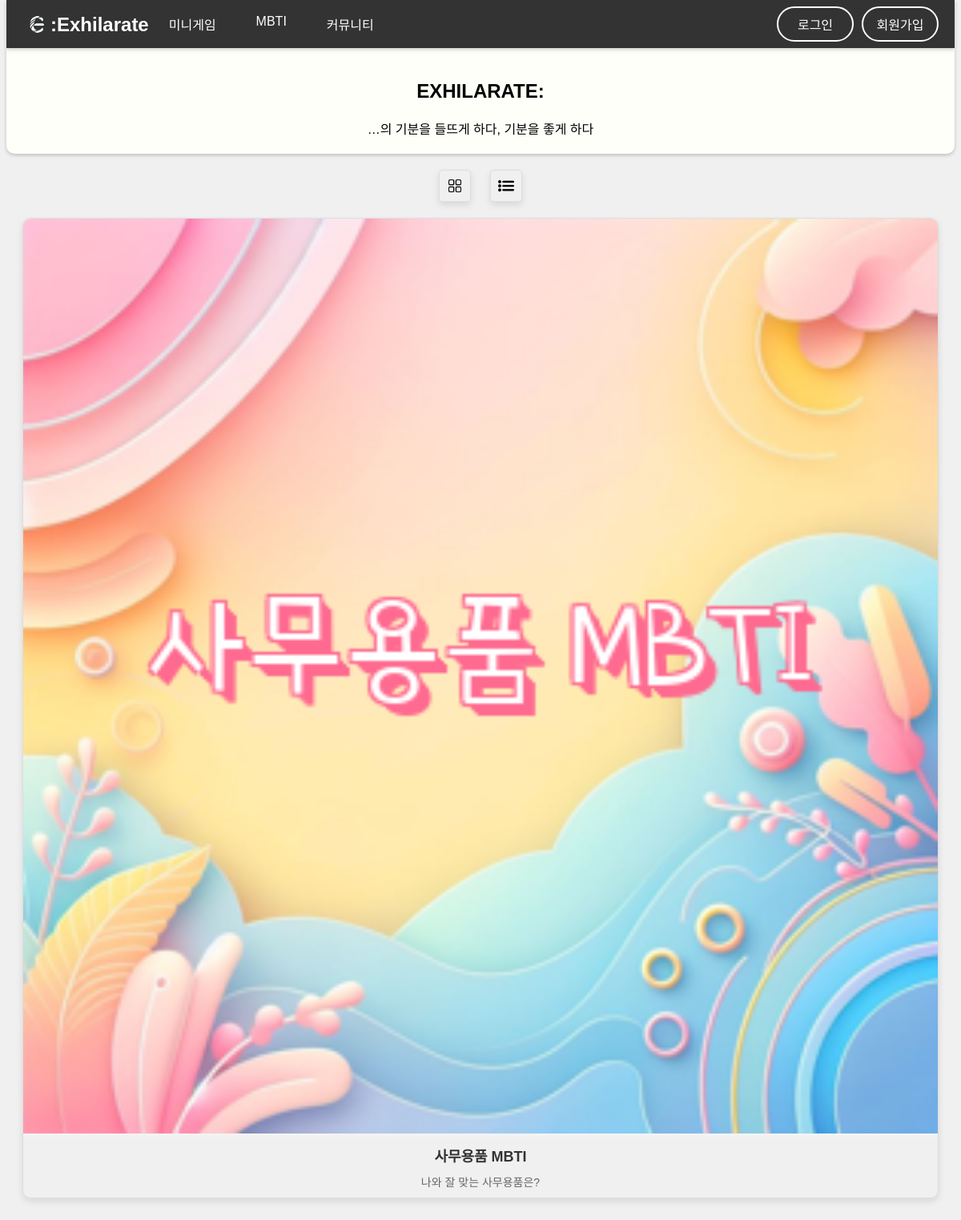
The page /mbti on the database as committed earlier.
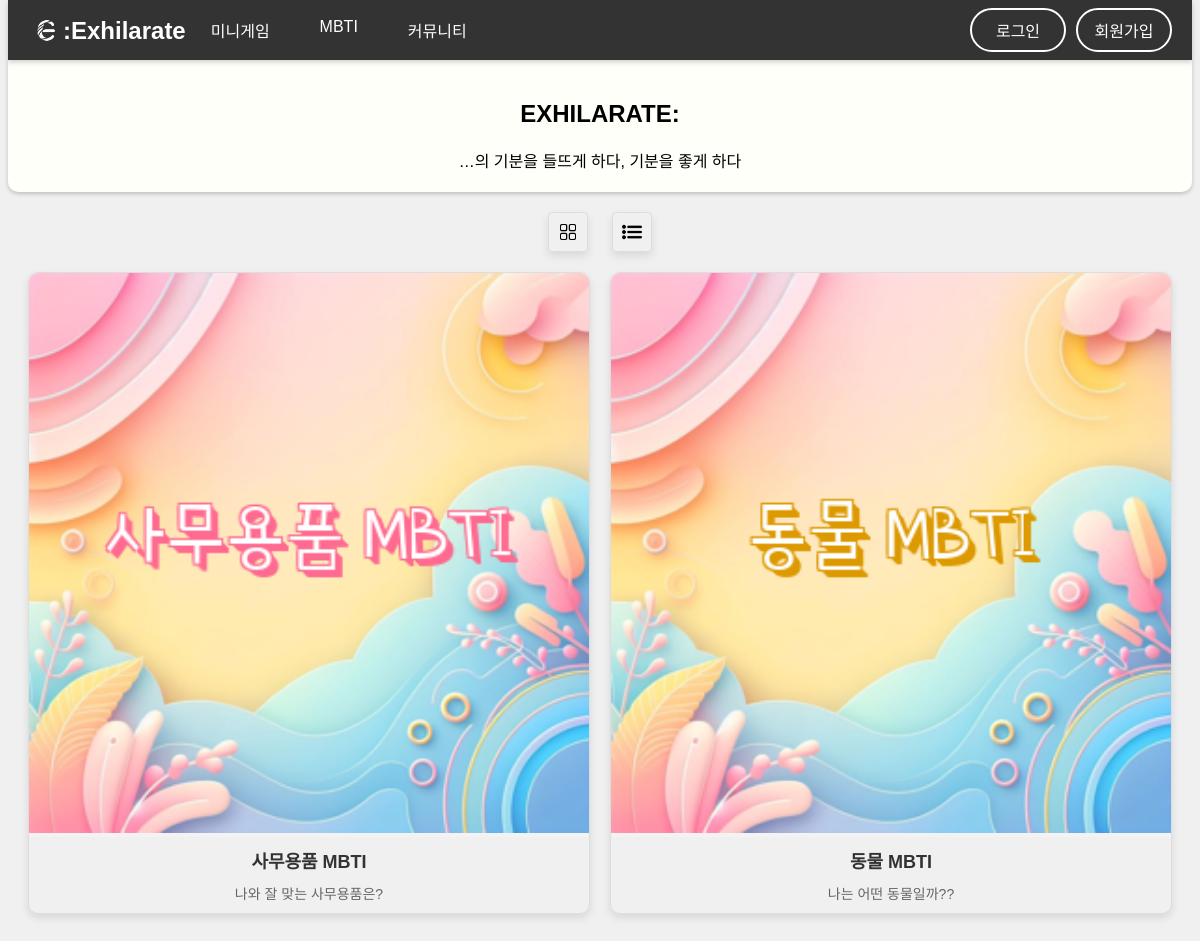
The same page on the database as committed later.
### tables this page shows
CREATE TABLE mbti_info (
    id INTEGER PRIMARY KEY AUTOINCREMENT,
    url TEXT NOT NULL,
    image TEXT NOT NULL,
    name TEXT NOT NULL,
    color TEXT NOT NULL,
    description TEXT NOT NULL
);

### app.py (the view)
@app.route('/mbti')
def mbti_list():
    db = get_db()
    mbtis = db.execute("SELECT id, name, image, url, color, description FROM mbti_info").fetchall()
    Phrase = 'EXHILARATE:'
    return render_template('mbti/list.html', mbtis=mbtis, game_name=Phrase, game_description=' …의 기분을 들뜨게 하다, 기분을 좋게 하다')

### app.py (called while the page is built)
def get_db():
    if 'db' not in g:
        g.db = sqlite3.connect(DATABASE_FILE)
        g.db.row_factory = sqlite3.Row
    return g.db

@app.context_processor
def inject_menus():
    db = get_db()
    all_menus = db.execute("SELECT id, name, url, menu, description FROM menu_info ORDER BY id ASC").fetchall()
    mbti_menus = db.execute("SELECT id, name, url, image, color, description FROM mbti_info ORDER BY id ASC").fetchall()
    games = [item for item in all_menus if item['menu'] == 'game']
    communities = [item for item in all_menus if item['menu'] == 'community']
    mbtis = mbti_menus
    return {'games': games, 'communities': communities, 'mbtis': mbtis}

### templates/mbti/list.html (shortened to what this page needs)
{% extends 'base.html' %}
{% block content %}
<div class="minimbtis-container">
    <link rel="stylesheet" type="text/css" href="{{ url_for('static', filename='css/mbti/list.css') }}">
    <div class="mbti-buttons">
        <button id="box-view" data-tooltip="박스">
            <img src="{{ url_for('static', filename='images/icons/grid.png') }}">
        </button>
        <button id="list-view" data-tooltip="리스트">
            <img src="{{ url_for('static', filename='images/icons/list.png') }}">
        </button>
    </div>
    <div class="mbtis">
        {% for mbti in mbtis %}
        <div class="mbti">
            <a href="/mbti/{{ mbti.url }}">
                <div class="mbti-image">
                    <img src="{{ url_for('static', filename=mbti.image) }}" alt="{{ mbti.name }} 사진">
                </div>
                <div class="mbti-name">{{ mbti.name }}</div>
                <div class="mbti-description">{{ mbti.description }}</div>
            </a>
        </div>
        {% endfor %}
    </div>
</div>
{% endblock %}

### templates/base.html (shortened to what this page needs)
<!DOCTYPE html>
<html>
<head>
    <link rel="stylesheet" type="text/css" href="{{ url_for('static', filename='css/base.css') }}">
</head>
{% set excluded_paths = ['/', '/games', '/roulette', '/communities', '/mbti', '/mbti/company', '/mbti/animal', '/result' ] %}
<body>
    <nav>
        <div class="logo">
            <a href="/">
                <img class="header-image" src="{{ url_for('static', filename='images/logo.png') }}" alt="로고">
                <span>:Exhilarate</span>
            </a>
        </div>
        <div class="nav-content">
            <ul class="main-menu">
                <li class="dropdown">
                    <a href="/games">미니게임</a>
                </li>
                <li class="dropdown">
                    <a href="/mbti">MBTI</a>
                </li>
                <li class="dropdown">
                    <a href="/community">커뮤니티</a>
                </li>
            </ul>
            <div class="auth-buttons">
                <a href="#" class="login-btn">로그인</a>
                <a href="#" class="register-btn">회원가입</a>
            </div>
        </div>
    </nav>
    <div id="header">
        <h2>{{ game_name }}</h2>
        <span>{{ game_description }}</span>
    </div>
    {% block content %}{% endblock %}
</body>
</html>

### static/css/base.css (style rules this page uses)
body { font-family: 'Noto Sans KR', sans-serif; background-color: #f0f0f0; color: #333; text-align: center; margin-top: 60px; }
#header { color: white; font-family: 'omyu_pretty', sans-serif; padding: 20px; box-shadow: 0 2px 4px rgba(0, 0, 0, 0.2); border-bottom-left-radius: 10px; border-bottom-right-radius: 10px; }
.logo { display: flex; align-items: center; }
.logo a { display: flex; align-items: center; text-decoration: none; }
.logo img { max-height: 35px; }
.logo span { font-size: 24px; line-height: 35px; color: white; font-weight: bold; font-family: 'DAEAM_LEE_TAE_JOON', sans-serif; }
button { border: none; color: white; padding: 15px 32px; text-align: center; text-decoration: none; display: inline-block; font-size: 16px; margin: 4px 2px; cursor: pointer; border-radius: 4px; transition: background-color 0.3s; }
.nav-content { display: flex; justify-content: space-between; align-items: center; width: 100%; }
nav { position: fixed; top: 0; left: 0; right: 0; display: flex; justify-content: space-between; align-items: center; padding: 0 20px; background-color: #333333; box-shadow: 0 2px 5px rgba(0, 0, 0, 0.2); z-index: 1000; height: 60px; margin: 0 8px; }
nav ul { list-style: none; padding: 0; margin: 0; display: flex; justify-content: center; }
nav ul li { margin: 0 10px; }
nav ul li a { text-decoration: none; color: #FFFFFF; padding: 10px 15px; }
.dropdown { position: relative; display: inline-block; }
.auth-buttons { display: flex; align-items: center; }
.auth-buttons a { margin-left: 10px; padding: 8px 16px; text-decoration: none; color: #FFFFFF; background-color: transparent; border: 2px solid #FFFFFF; border-radius: 25px; transition: all 0.3s ease; position: relative; overflow: hidden; min-width: 60px; }
.auth-buttons a::before { content: ''; position: absolute; top: 50%; left: 50%; width: 300%; height: 300%; background-color: #FFFFFF; transition: all 0.5s ease; display: block; transform: translate(-50%, -50%) scale(0); border-radius: 30%; opacity: 0.6; z-index: 0; }

### static/css/mbti/list.css (style rules this page uses)
#header { color: black; background-color: #fffff9; }
.minimbtis-container { max-width: 1200px; margin: 0 auto; padding: 20px; }
.mbti-buttons { text-align: center; margin-bottom: 20px; }
.mbti-buttons button { background: none; border: 1px solid #ddd; border-radius: 4px; box-shadow: 0 4px 8px rgba(0, 0, 0, 0.1); width: 40px; height: 40px; padding: 5px; display: inline-flex; align-items: center; justify-content: center; margin: 0 10px; cursor: pointer; transition: all 0.3s ease; }
.mbti-buttons button img { width: 20px; height: auto; position: relative; }
.mbtis { display: grid; grid-template-columns: repeat(auto-fit, minmax(250px, 1fr)); gap: 20px; }
.mbti { border: 1px solid #ddd; border-radius: 10px; overflow: hidden; box-shadow: 0 4px 8px rgba(0, 0, 0, 0.1); transition: transform 0.3s ease-in-out; }
.mbti a { text-decoration: none; color: inherit; }
.mbti-image { width: 100%; height: auto; background-color: #f3f3f3; }
.mbti-image img { width: 100%; max-width: 100%; max-height: 100%; object-fit: center; object-position: center; }
.mbti-name { padding: 10px; font-size: 18px; font-weight: bold; color: #333; text-align: center; }
.mbti-description { padding: 0 10px 10px; font-size: 14px; color: #666; text-align: center; }

Rows that differ between the two databases and show on the page:
added mbti_info: image (picture), name "동물 MBTI", description "나는 어떤 동물일까??"
